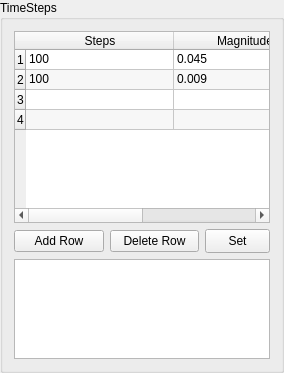
         <widget class="QGroupBox" name="groupBox_2">
          <property name="title">
           <string>TimeSteps</string>
          </property>
          <layout class="QVBoxLayout" name="verticalLayout_24">
           <item>
            <layout class="QHBoxLayout" name="horizontalLayout_GI4">
             <property name="leftMargin">
              <number>0</number>
             </property>
             <property name="topMargin">
              <number>0</number>
             </property>
             <property name="rightMargin">
              <number>0</number>
             </property>
             <item>
              <widget class="QTableWidget" name="Timestep_GI">
               <property name="sizePolicy">
                <sizepolicy hsizetype="Preferred" vsizetype="Preferred">
                 <horstretch>0</horstretch>
                 <verstretch>0</verstretch>
                </sizepolicy>
               </property>
               <property name="minimumSize">
                <size>
                 <width>0</width>
                 <height>110</height>
                </size>
               </property>
               <property name="maximumSize">
                <size>
                 <width>400</width>
                 <height>16777215</height>
                </size>
               </property>
               <property name="editTriggers">
                <set>QAbstractItemView::DoubleClicked|QAbstractItemView::SelectedClicked</set>
               </property>
               <property name="alternatingRowColors">
                <bool>true</bool>
               </property>
               <property name="rowCount">
                <number>4</number>
               </property>
               <attribute name="horizontalHeaderDefaultSectionSize">
                <number>148</number>
               </attribute>
               <attribute name="horizontalHeaderStretchLastSection">
                <bool>true</bool>
               </attribute>
               <attribute name="verticalHeaderMinimumSectionSize">
                <number>20</number>
               </attribute>
               <attribute name="verticalHeaderDefaultSectionSize">
                <number>20</number>
               </attribute>
               <row>
                <property name="text">
                 <string>1</string>
                </property>
               </row>
               <row>
                <property name="text">
                 <string>2</string>
                </property>
               </row>
               <row/>
               <row/>
               <column>
                <property name="text">
                 <string>Steps</string>
                </property>
               </column>
               <column>
                <property name="text">
                 <string>Magnitudes</string>
                </property>
               </column>
               <item row="0" column="0">
                <property name="text">
                 <string>100</string>
                </property>
               </item>
               <item row="0" column="1">
                <property name="text">
                 <string>0.045</string>
                </property>
               </item>
               <item row="1" column="0">
                <property name="text">
                 <string>100</string>
                </property>
               </item>
               <item row="1" column="1">
                <property name="text">
                 <string>0.009</string>
                </property>
               </item>
              </widget>
             </item>
            </layout>
           </item>
           <item>
            <layout class="QHBoxLayout" name="horizontalLayout_GI22">
             <item>
              <widget class="QPushButton" name="TFInsertRow_GI">
               <property name="text">
                <string>Add Row</string>
               </property>
              </widget>
             </item>
             <item>
              <widget class="QPushButton" name="TMDElRow_GI">
               <property name="text">
                <string>Delete Row</string>
               </property>
              </widget>
             </item>
             <item>
              <widget class="QPushButton" name="pushButton_GI3">
               <property name="sizePolicy">
                <sizepolicy hsizetype="Preferred" vsizetype="Preferred">
                 <horstretch>0</horstretch>
                 <verstretch>0</verstretch>
                </sizepolicy>
               </property>
               <property name="minimumSize">
                <size>
                 <width>65</width>
                 <height>24</height>
                </size>
               </property>
               <property name="maximumSize">
                <size>
                 <width>65</width>
                 <height>24</height>
                </size>
               </property>
               <property name="text">
                <string>Set</string>
               </property>
              </widget>
             </item>
            </layout>
           </item>
           <item>
            <widget class="QPlainTextEdit" name="plainTextEdit_GI1">
             <property name="sizePolicy">
              <sizepolicy hsizetype="Preferred" vsizetype="Preferred">
               <horstretch>0</horstretch>
               <verstretch>0</verstretch>
              </sizepolicy>
             </property>
             <property name="minimumSize">
              <size>
               <width>0</width>
               <height>0</height>
              </size>
             </property>
             <property name="maximumSize">
              <size>
               <width>16777215</width>
               <height>100</height>
              </size>
             </property>
            </widget>
           </item>
          </layout>
         </widget>
